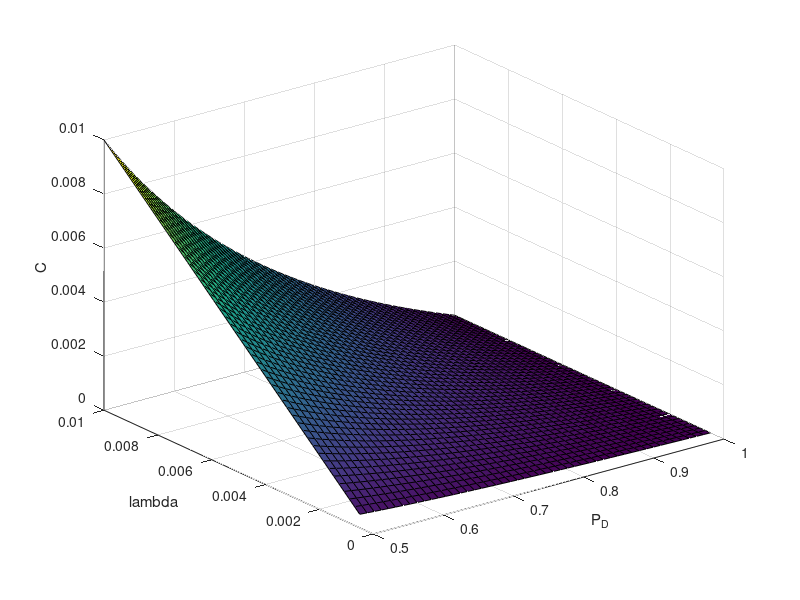

Write the MATLAB code that produced this figure.

clear all; close all; clc;

VFOV= 30*pi;

pd= linspace(0.5,0.9999, 50);
lambda= linspace(1/100, 1/2000, 50);
[PD, LAMBDA]= meshgrid(pd,lambda);

out= LAMBDA .* (1-PD) ./ PD;

figure; hold on; grid on;
surf(PD,LAMBDA,out)
view(3)
xlabel('P_D');
ylabel('lambda')
zlabel('C')





























